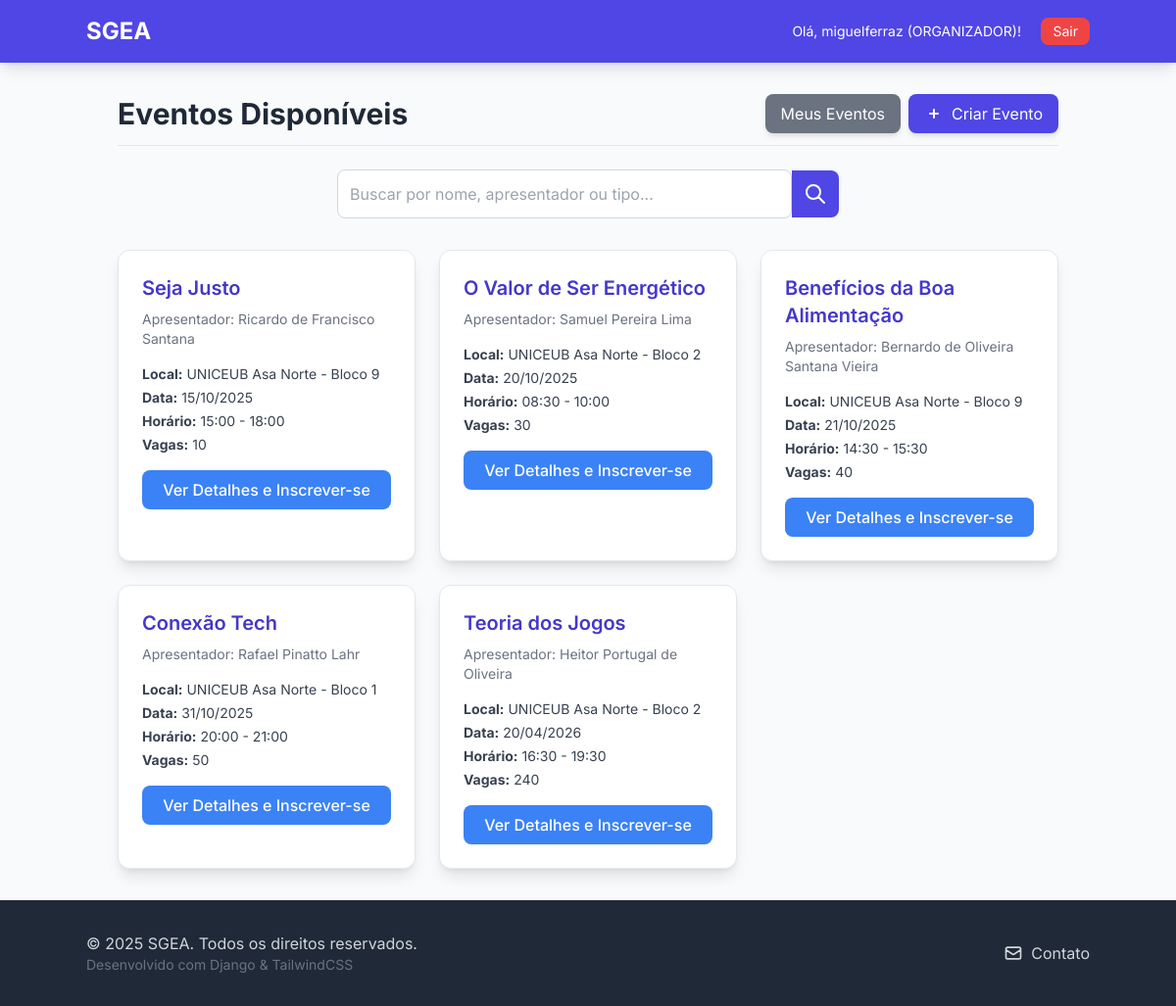
The page /eventos/ (signed in) on the database its author committed.
### users/models.py (models this page shows, shortened)
class Usuario(AbstractUser):
    telefone = models.CharField(max_length=15, verbose_name='Telefone', blank=True, null=True)
    instituicao_ensino = models.CharField(
        max_length=100,
        verbose_name='Instituição de Ensino',
        blank=True,
        null=True
    )
    PERFIL_CHOICES = (
        ('ALUNO', 'Aluno'),
        ('PROFESSOR', 'Professor'),
        ('ORGANIZADOR', 'Organizador'),
    )
    perfil = models.CharField(
        max_length=15,
        choices=PERFIL_CHOICES,
        default='ALUNO',
        verbose_name='Perfil'
    )
    data_registro = models.DateTimeField(auto_now_add=True)
    class Meta:
        verbose_name = 'Usuário'
        verbose_name_plural = 'Usuários'

### events/models.py (models this page shows, shortened)
class Evento(models.Model):
    TIPO_CHOICES = (
        ('SEMINARIO', 'Seminário'),
        ('PALESTRA', 'Palestra'),
        ('MINICURSO', 'Minicurso'),
        ('SEMANA', 'Semana Acadêmica'),
    )
    nome_evento = models.CharField(max_length=255)
    apresentador = models.CharField(max_length=255)
    tipo_evento = models.CharField(max_length=50, choices=TIPO_CHOICES)
    data = models.DateField()
    horario_inicio = models.TimeField()
    horario_fim = models.TimeField()
    local = models.CharField(max_length=255)
    qtd_participantes = models.IntegerField(default=0)
    organizador_responsavel = models.ForeignKey(
        Usuario,
        on_delete=models.CASCADE,
        limit_choices_to={'perfil': 'ORGANIZADOR'} # Garante que apenas organizadores possam ser selecionados
    )

### events/views.py (the view)
# urls.py: path('', views.EventListView.as_view(), name='event_list'),
class EventListView(ListView):
    model = Evento
    template_name = 'events/event_list.html'
    context_object_name = 'object_list'
    def get_queryset(self):
        queryset = Evento.objects.all().order_by('data')
        query = self.request.GET.get('q')
        if query:
            queryset = queryset.filter(Q(nome_evento__icontains=query) | Q(apresentador__icontains=query) | Q(tipo_evento__icontains=query)).distinct()
        return queryset

### events/templates/events/event_list.html (shortened to what this page needs)
{% load static %}
<!DOCTYPE html>
<html lang="pt-br">
<head>
    <script src="https://cdn.tailwindcss.com"></script>
    <link rel="stylesheet" href="{% static 'css/base.css' %}">
</head>
<body>
    <nav class="p-4 shadow-lg">
        <div class="container mx-auto flex justify-between items-center">
            <a href="{% url 'inicio:home' %}" class="text-2xl font-bold text-white">SGEA</a>
            <div class="space-x-4">
                {% if user.is_authenticated %}
                    <span class="text-white text-sm">Olá, {{ user.username }} ({{ user.perfil }})!</span>
                    <form class="inline" method="post" action="{% url 'logout' %}">
                        <button type="submit" class="bg-red-500 hover:bg-red-600 text-white px-3 py-1 rounded-lg text-sm transition duration-200">Sair</button>
                    </form>
                {% endif %}
            </div>
        </div>
    </nav>
    <main class="container mx-auto p-4 md:p-8">
        <div class="flex justify-between items-center mb-6 border-b pb-3">
            <h2 class="text-3xl font-bold text-gray-800">Eventos Disponíveis</h2>
            {% if user.is_authenticated %}
                {% if user.perfil == 'ORGANIZADOR' %}
                    <div class="flex space-x-2">
                        <a href="{% url 'events:my_event_list' %}" class="flex items-center space-x-2 bg-gray-500 hover:bg-gray-600 text-white px-4 py-2 rounded-lg shadow-md transition duration-200"><span>Meus Eventos</span></a>
                        <a href="{% url 'events:event_create' %}" class="flex items-center space-x-2 bg-indigo-600 hover:bg-indigo-700 text-white px-4 py-2 rounded-lg shadow-md transition duration-200"><svg xmlns="http://www.w3.org/2000/svg" class="h-5 w-5" viewBox="0 0 20 20" fill="currentColor"><path fill-rule="evenodd" d="M10 5a1 1 0 011 1v3h3a1 1 0 110 2h-3v3a1 1 0 11-2 0v-3H6a1 1 0 110-2h3V6a1 1 0 011-1z" clip-rule="evenodd" /></svg><span>Criar Evento</span></a>
                    </div>
                {% elif user.perfil == 'ALUNO' or user.perfil == 'PROFESSOR' %}
                    <a href="{% url 'events:my_inscriptions' %}" class="flex items-center space-x-2 bg-indigo-600 hover:bg-indigo-700 text-white px-4 py-2 rounded-lg shadow-md transition duration-200"><span>Minhas Inscrições</span></a>
                {% endif %}
            {% endif %}
        </div>
        <div class="mb-8">
            <form method="get" action="" class="flex items-center w-full max-w-lg mx-auto">
                <input type="text" name="q" value="{{ request.GET.q }}" placeholder="Buscar por nome, apresentador ou tipo..." class="w-full p-3 border border-gray-300 rounded-l-lg focus:outline-none focus:ring-2 focus:ring-indigo-500 transition duration-150">
                <button type="submit" class="bg-indigo-600 hover:bg-indigo-700 text-white p-3 rounded-r-lg">
                    <svg class="w-6 h-6" fill="none" stroke="currentColor" viewBox="0 0 24 24" xmlns="http://www.w3.org/2000/svg"><path stroke-linecap="round" stroke-linejoin="round" stroke-width="2" d="M21 21l-6-6m2-5a7 7 0 11-14 0 7 7 0 0114 0z"></path></svg>
                </button>
            </form>
        </div>
        {% if object_list %}
            <div class="grid grid-cols-1 md:grid-cols-2 lg:grid-cols-3 gap-6">
                {% for evento in object_list %}
                    <div class="bg-white p-6 rounded-xl shadow-lg hover:shadow-xl transition duration-300 border border-gray-200">
                        <h3 class="text-xl font-semibold text-indigo-700 mb-2">{{ evento.nome_evento }}</h3>
                        <p class="text-gray-500 text-sm mb-4">Apresentador: {{ evento.apresentador }}</p>
                        <div class="space-y-1 text-sm text-gray-700">
                            <p><strong>Local:</strong> {{ evento.local }}</p>
                            <p><strong>Data:</strong> {{ evento.data|date:"d/m/Y" }}</p>
                            <p><strong>Horário:</strong> {{ evento.horario_inicio|time:"H:i" }} - {{ evento.horario_fim|time:"H:i" }}</p>
                            <p><strong>Vagas:</strong> {{ evento.qtd_participantes }}</p>
                        </div>
                        <div class="mt-4">
                            <a href="{% url 'events:event_detail' pk=evento.pk %}" class="w-full inline-block text-center bg-blue-500 hover:bg-blue-600 text-white font-medium py-2 rounded-lg transition duration-200">Ver Detalhes e Inscrever-se</a>
                        </div>
                    </div>
                {% endfor %}
            </div>
        {% endif %}
    </main>
    {% include 'inicio/partials/footer.html' %}
</body>
</html>

### sgea_core/static/css/base.css (style rules this page uses)
html { height: 100%; }
body { display: flex; flex-direction: column; min-height: 100%; font-family: 'Inter', sans-serif; margin: 0; padding: 0; box-sizing: border-box; -webkit-font-smoothing: antialiased; background-color: #f8fafc; }
main { flex-grow: 1; }
nav { background-color: #4f46e5; }
a { transition: color 0.2s; }
input:not([type="checkbox"]):not([type="radio"]), select, textarea { width: 100%; }
input[type="text"], input[type="password"], input[type="email"], input[type="number"], input[type="date"], input[type="time"], select { width: 100%; padding: 0.75rem; border: 1px solid #d1d5db; border-radius: 0.5rem; outline: none; transition: box-shadow 0.15s, border-color 0.15s; }

### rows shown on the page
Usuario: username "miguelferraz", perfil "ORGANIZADOR"
Evento: nome_evento "Seja Justo", apresentador "Ricardo de Francisco Santana", local "UNICEUB Asa Norte - Bloco 9", data "15/10/2025", horario_inicio "15:00", horario_fim "18:00", qtd_participantes "10"
Evento: nome_evento "O Valor de Ser Energético", apresentador "Samuel Pereira Lima", local "UNICEUB Asa Norte - Bloco 2", data "20/10/2025", horario_inicio "08:30", horario_fim "10:00", qtd_participantes "30"
Evento: nome_evento "Benefícios da Boa Alimentação", apresentador "Bernardo de Oliveira Santana Vieira", local "UNICEUB Asa Norte - Bloco 9", data "21/10/2025", horario_inicio "14:30", horario_fim "15:30", qtd_participantes "40"
Evento: nome_evento "Conexão Tech", apresentador "Rafael Pinatto Lahr", local "UNICEUB Asa Norte - Bloco 1", data "31/10/2025", horario_inicio "20:00", horario_fim "21:00", qtd_participantes "50"
Evento: nome_evento "Teoria dos Jogos", apresentador "Heitor Portugal de Oliveira", local "UNICEUB Asa Norte - Bloco 2", data "20/04/2026", horario_inicio "16:30", horario_fim "19:30", qtd_participantes "240"
